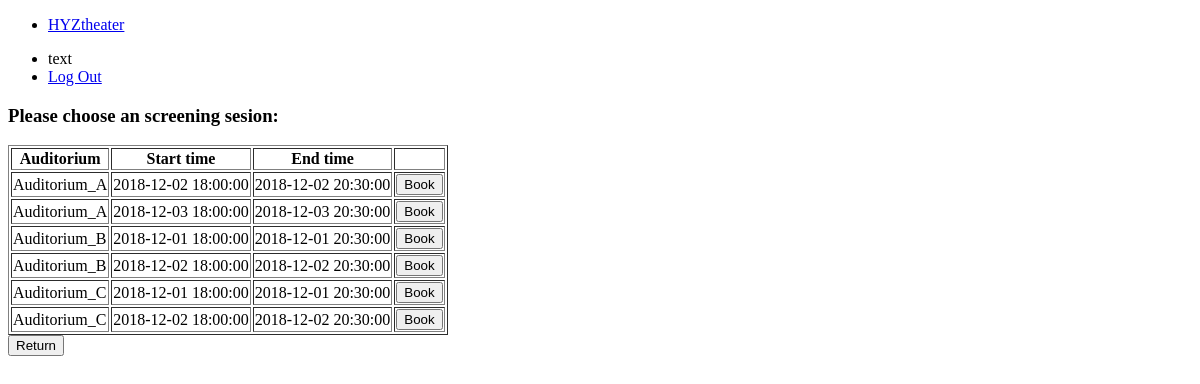
Before: /Part_Youwei/bookSeat.php?id=60 (signed in) with the older database file.
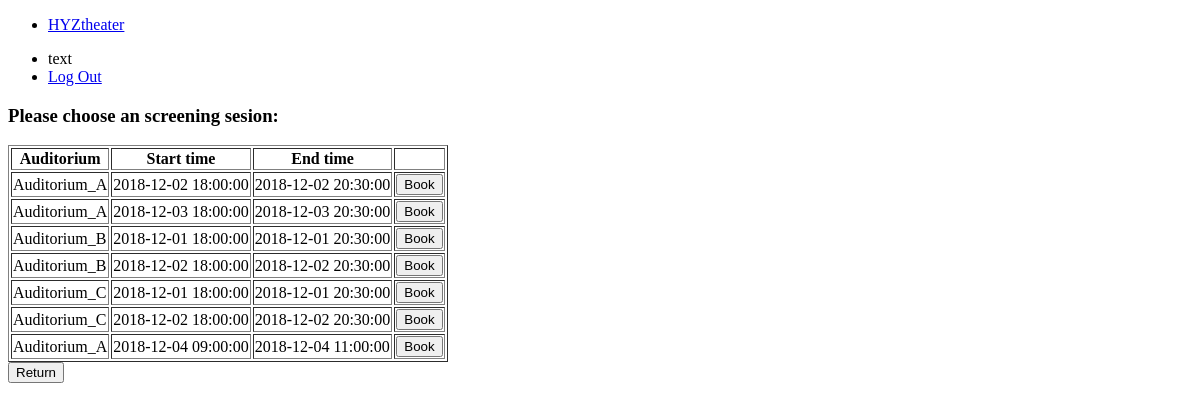
After: the same page with the newer database file.
### tables this page shows
CREATE TABLE IF NOT EXISTS `screening` (
  `id` int(5) NOT NULL,
  `movie_id` int(5) DEFAULT NULL,
  `aud_id` int(5) DEFAULT NULL,
  `start_time` datetime DEFAULT NULL,
  `end_time` datetime DEFAULT NULL
);

CREATE TABLE IF NOT EXISTS `auditorium` (
  `id` int(5) NOT NULL,
  `name` varchar(30) NOT NULL,
  `seats_no` int(3) NOT NULL
);

### Part_Youwei/bookSeat.php (the view, shortened to what this page needs)
<!DOCTYPE html>
<html>
    <head>
        <?php
            $id = $_GET['id'];
        ?>
    </head>
    <body>
        <div id="nav">
            <div id="homepageLink">
                <ul>
                    <li><a href="home.php">HYZtheater</a></li>
                </ul>
            </div>
            <div id="signLink">
                <ul>
                    <li><?php echo $_SESSION['loginUser'] ?></li>
                    <li><a href="logoutProcess.php">Log Out</a></li>
                </ul>
            </div>
        </div>
        <div id="container">
            <h3>Please choose an screening sesion:</h3>
            <?php
                $sql = "SELECT a.name,s.id,s.start_time,s.end_time
                        FROM screening s JOIN auditorium a ON s.aud_id=a.id
                        WHERE s.movie_id = '$id'";
                $result = mysql_query($sql);
            ?>
            <table border="1">
                <tr>
                    <th>Auditorium</th>
                    <th>Start time</th>
                    <th>End time</th>
                    <th></th>
                </tr>
                <?php while($row = mysql_fetch_array($result)){ ?>
                <tr>
                    <td><?php echo $row['name'] ?></td>
                    <td><?php echo $row['start_time'] ?></td>
                    <td><?php echo $row['end_time'] ?></td>
                    <td>
                        <form method="get" action="chooseSeat.php">
                            <input type="submit" value="Book">
                        </form>
                    </td>
                </tr>
                <?php } ?>
            </table>
        </div>
        <div id="return">
            <input type='button' value='Return' onclick='history.go(-1)'>
        </div>
    </body>
</html>

Changed rows visible on the page:
added screening: aud.name "Auditorium_A", start_time "2018-12-04 09:00:00", end_time "2018-12-04 11:00:00"
